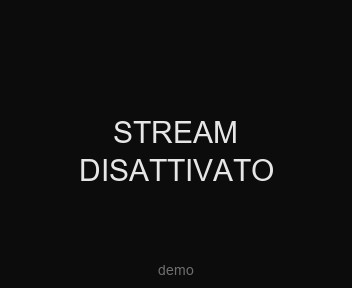
#> input picture homeassistant/cancelletto-disabled.jpg, 352 x 288 px
$ python make_blur_poster.py cancelletto-disabled.jpg cancelletto-disabled.jpg
#> lines starting #> are read from the running program, lines starting #| are printed output that depends on the picture; after the words box and inside, x2 and y2 are one past the last pixel; in counts of white or black regions, pixels touching at a corner belong together
#!/usr/bin/env python3
"""Make a neutral loading poster from a real camera frame.

    python make_blur_poster.py frame.jpg <doorbell>-poster.jpg

Grayscale + Gaussian blur + soft vignette, 1100x900 (11:9, same as the card).
Grab a fresh frame with:
    curl -s -o frame.jpg "http://127.0.0.1:1984/api/frame.jpeg?src=<camera-identifier>"
"""
import sys

from PIL import Image, ImageDraw, ImageEnhance, ImageFilter


def main(src_path: str, dst_path: str, blur: float = 7.0) -> None:
#> called with src_path = 'cancelletto-disabled.jpg', dst_path = 'cancelletto-disabled.jpg', blur = 7
    src = Image.open(src_path).convert("L")
    big = src.resize((1100, 900), Image.LANCZOS)
    img = big.filter(ImageFilter.GaussianBlur(radius=blur))
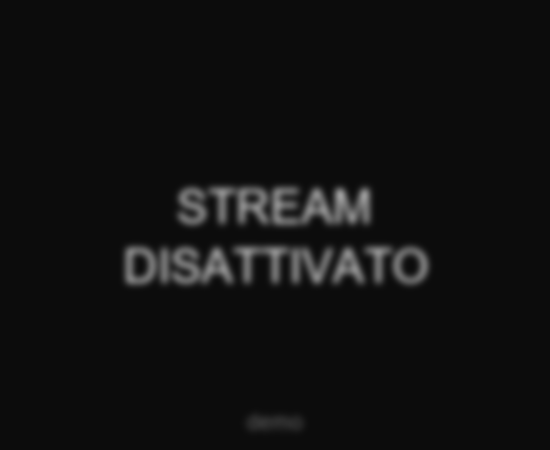
#> img: PIL image 1100x900 L (shown at 1/2 size); min 12, max 158, mean 16.9
    img = ImageEnhance.Contrast(img).enhance(1.05)
    img = ImageEnhance.Brightness(img).enhance(0.9)

    mask = Image.new("L", big.size, 0)
#> mask: PIL image 1100x900 L; every value is 0
    ImageDraw.Draw(mask).ellipse([-200, -160, 1300, 1060], fill=255)
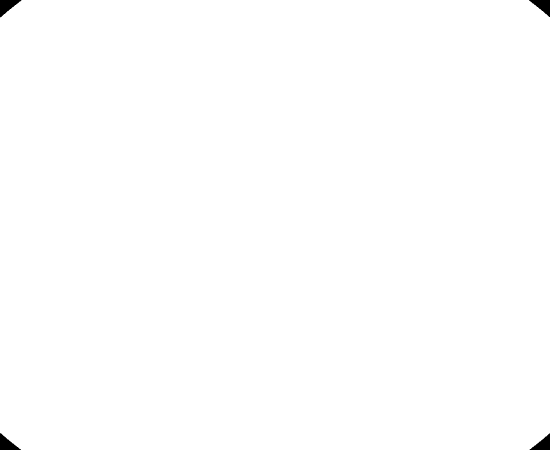
#> mask: PIL image 1100x900 L (shown at 1/2 size); 99.7% white; 4 black regions, box (x1, y1, x2, y2) and area: (0, 0, 43, 35) 766, (1058, 0, 1100, 34) 731, (0, 866, 42, 900) 723, (1059, 867, 1100, 900) 689
    mask = mask.filter(ImageFilter.GaussianBlur(radius=160))
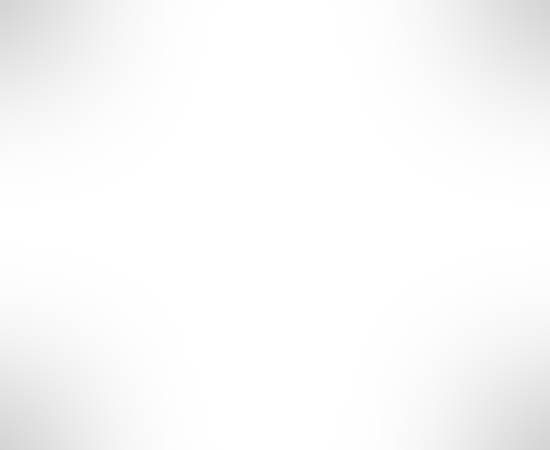
#> mask: PIL image 1100x900 L (shown at 1/2 size); min 212, max 255, mean 250
    dark = ImageEnhance.Brightness(img).enhance(0.7)
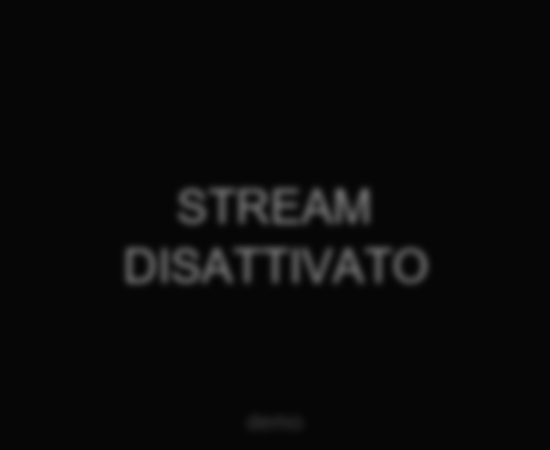
#> dark: PIL image 1100x900 L (shown at 1/2 size); min 6, max 103, mean 9.3
    out = Image.composite(img, dark, mask)

    out.convert("RGB").save(dst_path, quality=86, optimize=True)
    print(f"{dst_path}: {out.size[0]}x{out.size[1]}")
#| cancelletto-disabled.jpg: 1100x900


if __name__ == "__main__":
    if len(sys.argv) < 3:
        raise SystemExit(__doc__)
    main(sys.argv[1], sys.argv[2])
